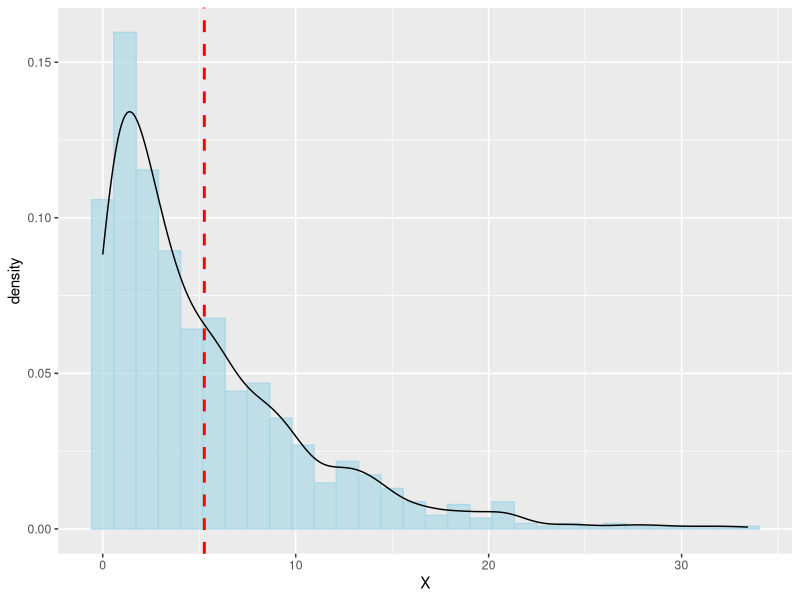
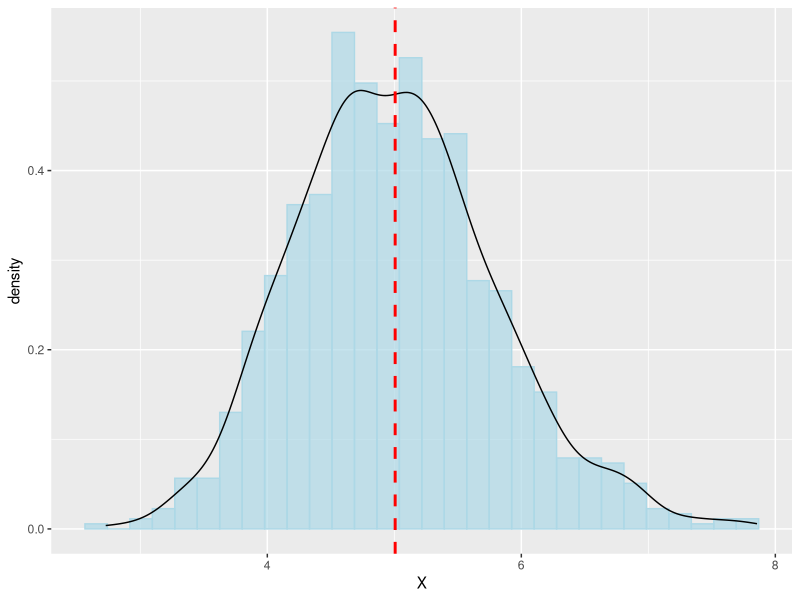
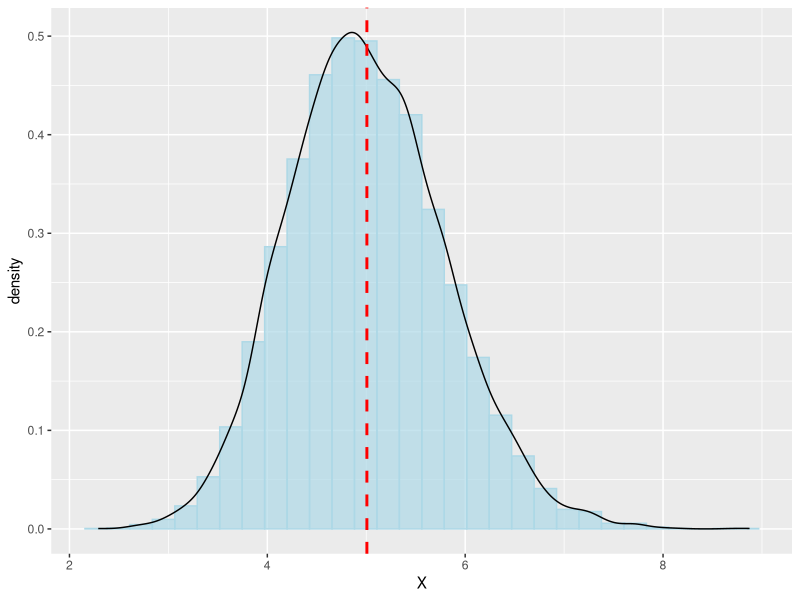
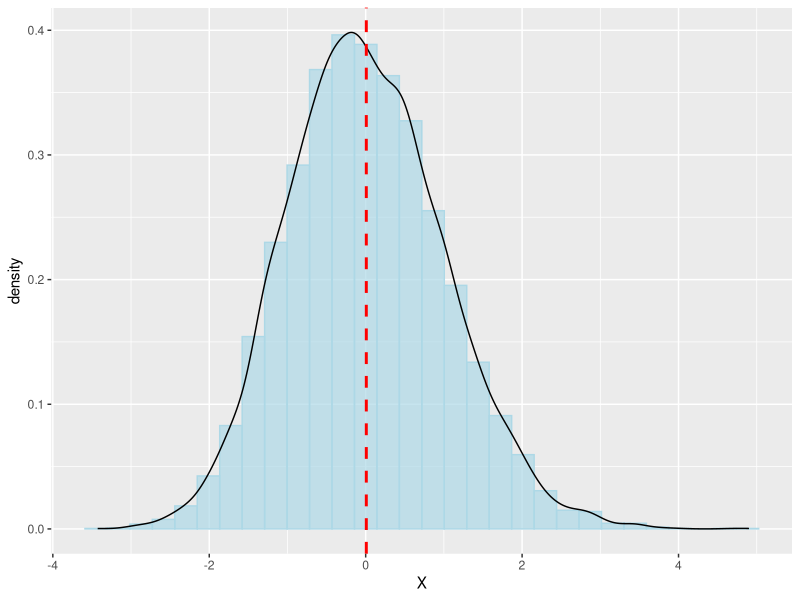

These charts were generated, in order, by the following R code:
## ---- chunk 1
set.seed(1518)
means <- NULL
lambda <- 0.2
n <- 40
for(i in 1:1000)
        means = c(means, mean(rexp(n, lambda)))
## ---- chunk 2
mean(means)
## ---- chunk 3
meant <- 1/lambda
print(meant)
## ---- chunk 4
var(means)
## ---- chunk 5
s <- 1/lambda
vart <- s^2/n
print(vart)
## ---- chunk 6
library(ggplot2)
meanl <- rexp(1000, lambda)
dataset1 <- data.frame(X = meanl)
g <- ggplot(dataset1, aes(x = X))
g + geom_histogram(aes(y = ..density..), color = "light blue", fill = "light blue", alpha = .7, bindwidth = .5) + geom_density() + geom_vline(aes(xintercept = mean(meanl)), linetype = "dashed", size = 1, color = "red")
## ---- chunk 7
dataset2 <- data.frame(X = means)
g <- ggplot(dataset2, aes(x = X))
g + geom_histogram(aes(y = ..density..), color = "light blue", fill = "light blue", alpha = .7, bindwidth = .5) + geom_density() + geom_vline(aes(xintercept = mean(means)), linetype = "dashed", size = 1, color = "red")
## ---- chunk 8
meanx <- NULL
for(i in 1:10000)
        meanx = c(meanx, mean(rexp(n, lambda)))
dataset3 <- data.frame(X = meanx)
g <- ggplot(dataset3, aes(x = X))
g + geom_histogram(aes(y = ..density..), color = "light blue", fill = "light blue", alpha = .7, bindwidth = .5) + geom_density() + geom_vline(aes(xintercept = mean(meanx)), linetype = "dashed", size = 1, color = "red")
## ---- chunk 9
z <- (meanx-meant)/(s/sqrt(n))
dataset4 <- data.frame(X = z)
g <- ggplot(dataset4, aes(x = X))
g + geom_histogram(aes(y = ..density..), color = "light blue", fill = "light blue", alpha = .7, bindwidth = .5) + geom_density() + geom_vline(aes(xintercept = mean(z)), linetype = "dashed", size = 1, color = "red")
## ---- chunk 10
mean(z)
sqrt(var(z))
